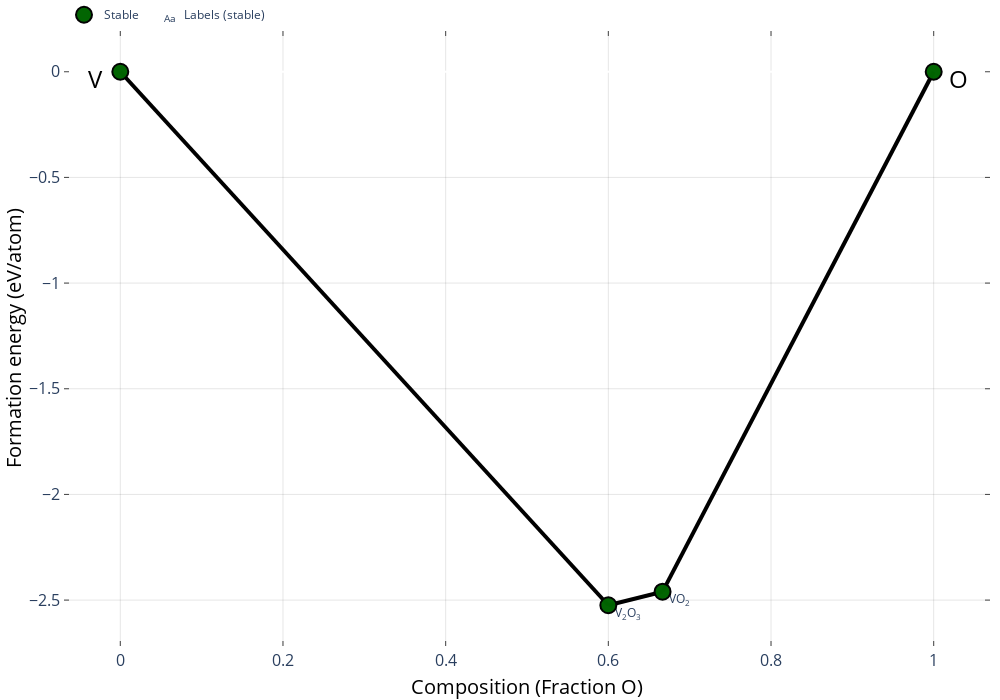

The code cell stored with this chart in its notebook:
### Markdown cell above
Now let's actually plot the phase diagram! Note that the one calculation where we purposefully skipped the r<sup>2</sup>SCAN calculation, `mp-18937`, is represented by a PBE+<i>U</i> calculation. You can see this by hovering your cursor over that particular data point.

Try to compare your phase diagram to the one that [MP calculates](https://next-gen.materialsproject.org/phasediagram).

What happens if you do not skip this calculation? How does the convex hull change?

### Code cell
from pymatgen.analysis.phase_diagram import PhaseDiagram

pd = PhaseDiagram(corrected_entries)
fig = pd.get_plot()
fig.update_layout(
    width=1000,
    height=700,
    plot_bgcolor= "white",
    paper_bgcolor="white"
)

### Figure 1 — Plotly figure (JSON) as saved in the notebook; plotly's stock layout.template omitted (floating-point values rounded to 4 significant figures)
{"data": [{"hoverinfo": "none", "line": {"color": "black", "width": 4}, "mode": "lines", "showlegend": false, "type": "scatter", "x": [0.6667, 0.6, null, 0.6667, 1, null, 0.6, 0, null], "y": [-2.46, -2.524, null, -2.46, 0, null, -2.524, 0, null]}, {"hoverinfo": "skip", "mode": "text", "name": "Labels (stable)", "opacity": 1, "showlegend": true, "text": ["VO<sub>2</sub>", "V<sub>2</sub>O<sub>3</sub>"], "textposition": ["bottom right", "bottom right"], "type": "scatter", "visible": true, "x": [0.6747, 0.608], "y": [-2.473, -2.537]}, {"error_y": {"array": [0, 0, 0, 0], "color": "gray", "thickness": 2.5, "type": "data", "width": 5}, "hoverinfo": "text", "hoverlabel": {"font": {"size": 14}}, "hovertext": ["VO<sub>2</sub> (r2SCAN mp-541404) <br>  Formation energy: -2.46 eV/atom <br>  (Stable)", "V<sub>2</sub>O<sub>3</sub> (GGA+U mp-18937) <br>  Formation energy: -2.524 eV/atom <br>  (Stable)", "O<sub>2</sub> (r2SCAN mp-12957) <br>  Formation energy: 0.0 eV/atom <br>  (Stable)", "V (r2SCAN mp-146) <br>  Formation energy: 0.0 eV/atom <br>  (Stable)"], "marker": {"color": "darkgreen", "line": {"color": "black", "width": 2}, "size": 16}, "mode": "markers", "name": "Stable", "opacity": 0.99, "showlegend": true, "type": "scatter", "x": [0.6667, 0.6, 1, 0], "y": [-2.46, -2.524, 0, 0]}, {"hoverinfo": "text", "hoverlabel": {"font": {"size": 14}}, "hovertext": [], "marker": {"color": [], "colorscale": [[0, "#fff5e3"], [0.5, "#f24324"], [1, "#c40000"]], "line": {"color": "black", "width": 1}, "opacity": 0.8, "size": 7, "symbol": "diamond"}, "mode": "markers", "name": "Above Hull", "showlegend": true, "type": "scatter", "x": [], "y": []}], "layout": {"annotations": [{"align": "center", "font": {"color": "#000000", "size": 24}, "opacity": 1, "showarrow": false, "text": "O", "x": 1.03, "xref": "x", "y": -0.03, "yref": "y"}, {"align": "center", "font": {"color": "#000000", "size": 24}, "opacity": 1, "showarrow": false, "text": "V", "x": -0.03, "xref": "x", "y": -0.03, "yref": "y"}], "autosize": true, "coloraxis": {"colorbar": {"x": 1, "y": 0.05, "yanchor": "top"}}, "height": 700, "hovermode": "closest", "legend": {"orientation": "h", "tracegroupgap": 7, "traceorder": "reversed", "x": 0, "xanchor": "left", "y": 1.05}, "margin": {"b": 10, "l": 10, "pad": 0, "r": 10, "t": 0}, "paper_bgcolor": "white", "plot_bgcolor": "white", "showlegend": true, "width": 1000, "xaxis": {"anchor": "y", "gridcolor": "rgba(0,0,0,0.1)", "mirror": "ticks", "nticks": 8, "showgrid": true, "showline": true, "side": "bottom", "tickfont": {"size": 16}, "ticks": "inside", "title": {"font": {"color": "#000000", "size": 20}, "text": "Composition (Fraction O)"}, "type": "linear", "zeroline": false}, "yaxis": {"anchor": "x", "gridcolor": "rgba(0,0,0,0.1)", "mirror": "ticks", "showgrid": true, "showline": true, "side": "left", "tickfont": {"size": 16}, "ticks": "inside", "title": {"font": {"color": "#000000", "size": 20}, "text": "Formation energy (eV/atom)"}, "type": "linear"}}}
